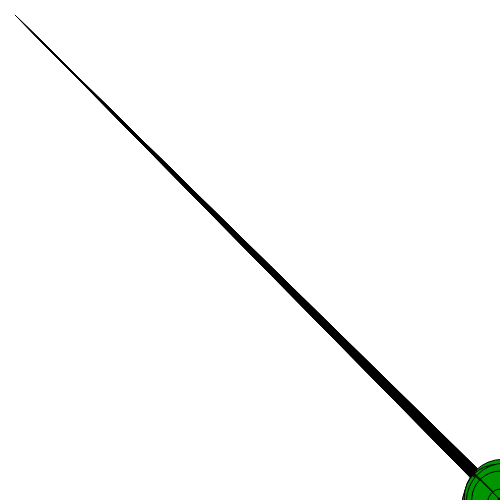
Frame 1 (no input)
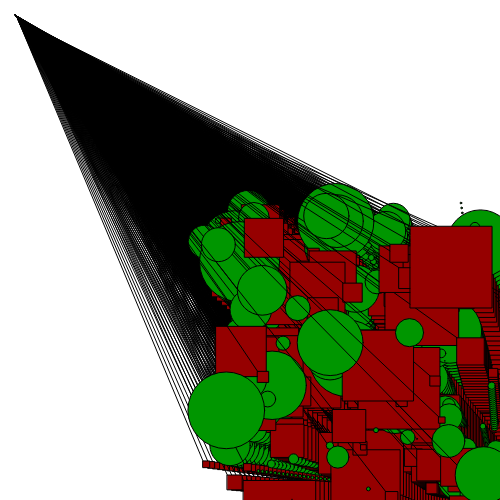
Frame 60 (no input)
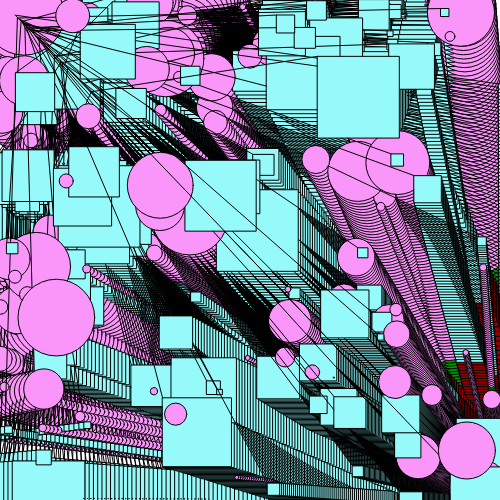
Frame 120 (the mouse pressed at the canvas centre since frame 60)

The p5.js sketch that drew these frames (run headless with seeded random() and noise() and a simulated clock; from frame 60 on, the mouse is pressed at the canvas centre):

// p5.js sketch
// ── sketch.js
let circleArray = [];
let arraySize = 100;


function setup() {
  createCanvas(500, 500);
  for (let i=0; i<arraySize; i++){
    circleArray[i] = new Circle(width, height, random(-5, 5), random(-5, 5), random(10, 100));
  }
}

function draw() {
  //background(160);
  for (let i=0; i<circleArray.length; i++){
    circleArray[i].moveFunction();
    circleArray[i].displayCircle();
var size = random(200);
  }
}

class Circle{

  constructor(x, y, speedX, speedY, size){
    this.x = x;
    this.y = y;
    this.speedX = speedX;
    this.speedY = speedY;
    this.size = random(size);

    this.rd = random(255);
    this.grn = random(255);
    this.bl = random(255);
    this.a = 255;
  }
  moveFunction(){
    this.x = this.x + this.speedX;
    this.y = this.y + this.speedY;

    if (this.x > width || this.x<0){
      this.speedX *= -1;
    }
    if (this.y > (height) || this.y<0){
      this.speedY *= -1;
    }
  }

  displayCircle(){
    this.fillcol = color(this.rd, this.grn, this.bl, this.a)
    strokeWeight(1);
    //noStroke();
    fill(150, mouseX, mouseY);
    line(this.x, this.y, this.size+15, this.size+15);
    rect(this.x, this.y, this.size+5, this.size+5);
    fill(mouseX, 150, mouseY)
    ellipse(this.y, this.x, this.size, this.size);
  }
}

// ── styles.css
ody{
  padding: 0;
  margin: 0;
}

h1{
  color: #ccc;
  padding: 20px;
}

.newHeadings{
  text-decoration: underline;
  font-family: sans-serif;
  border: 5px solid #000;
  padding: 5px;
}

#firstHeading{
  font-family: sans-serif;
  color: black;
}


#secondHeading{
  font-family: sans-serif;
  color: black;
}
